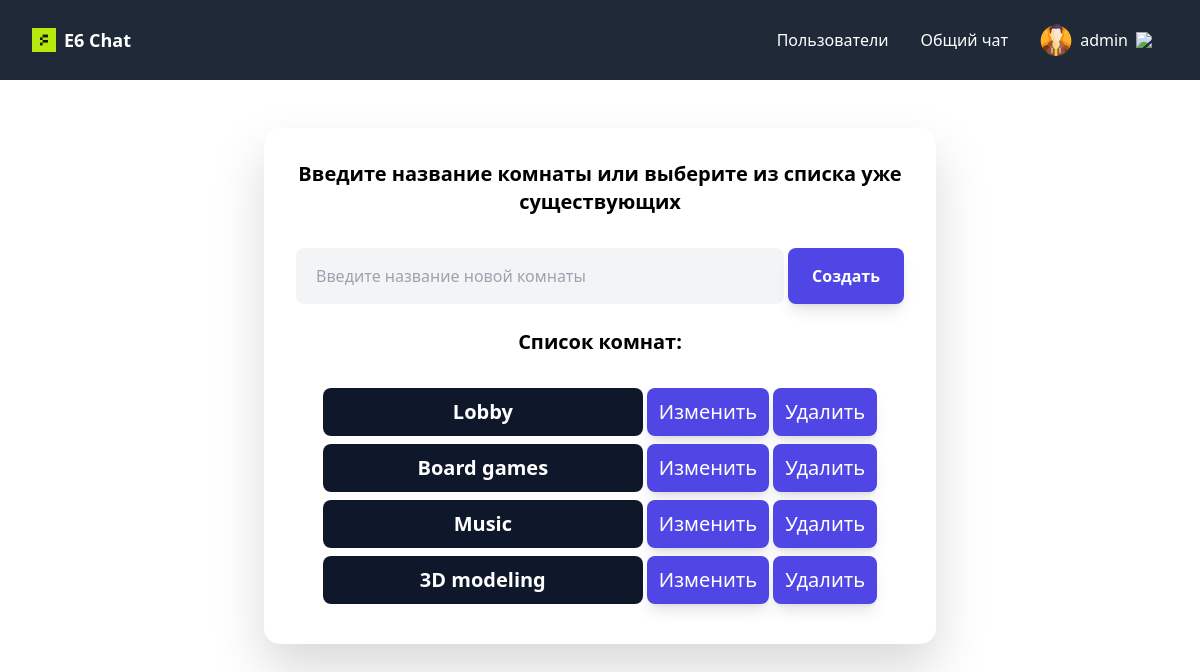
The app's page / (signed in), older data.
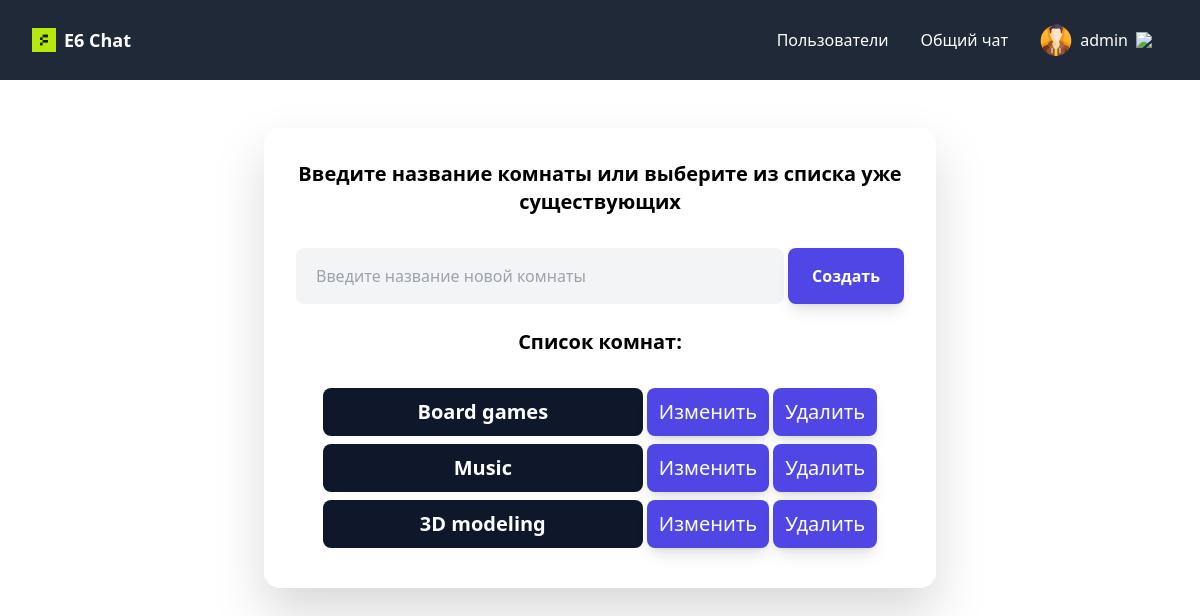
The same page, newer data.
### chat/models.py (models this page shows, shortened)
class Room(models.Model):
    name = models.CharField(max_length=255, unique=True, default=shortuuid.uuid)
    created_at = models.DateField(auto_now_add=True)
    members = models.ManyToManyField(User, related_name='chat_groups', blank=True)
    is_private = models.BooleanField(default=False)

### chat/views.py (the view, shortened to what this page needs)
# urls.py: path('', index_view, name='home'),
def index_view(request):
    if not request.user.is_authenticated:
        return redirect('forbidden')
    rooms_list = Room.objects.all()
    context = {'rooms': rooms_list}
    return render(request, 'home.html', context)

### chat/models.py (called while the page is built)
    @property
    def name(self):
        if self.displayname:
            name = self.displayname
        else:
            name = self.user.username
        return name

    @property
    def avatar(self):
        if self.image:
            return self.image.url
        return static('images/avatar.svg')

### templates/home.html (shortened to what this page needs)
{% extends 'layouts/box.html' %}
{% load static %}
{% block content %}
{% if request.user.is_authenticated %}
    <h2 class="text-center">Введите название комнаты или выберите из списка уже существующих</h2><br>
    <form method="POST" class="flex gap-1">
        <input id="room-name-input" name="room_name" type="text" size="100" placeholder="Введите название новой комнаты">
        <button id="room-name-submit" type="submit">Создать</button>
    </form>
    <br>
    {% if rooms %}
        <h2 class="text-center">Список комнат:</h2><br>
        <ul class="list-group list-group-flush bg-transparent">
            {% for room in rooms %}
                {% if room.is_private == False%}
                    <li class="w-full flex flex-row justify-center gap-1">
                        <h2><a class="bg-slate-900 hover:bg-slate-700 text-white
                         font-semibold h-12 px-6 rounded-lg flex items-center
                          justify-center w-80" href="{% url 'room' room.id %}">{{ room.name }}</a></h2>
                        <h2><a class="bg-indigo-600 hover:bg-indigo-700 text-white font-medium
                        h-12 px-3 rounded-lg flex-initial shadow-lg flex items-center
                        justify-center sm:w-auto" href="{% url 'room-edit' room.id %}">Изменить</a></h2>
                        <h2><a class="bg-indigo-600 hover:bg-indigo-700 text-white font-medium
                        h-12 px-3 rounded-lg flex-initial shadow-lg flex items-center
                        justify-center sm:w-auto" href="{% url 'room-delete' room.id %}">Удалить</a></h2>
                    </li>
                {% endif %}
            {% endfor %}
        </ul>
    {% endif %}
{% else %}
    <meta http-equiv="REFRESH" content="0;url=http://127.0.0.1:8000/accounts/login/">
{% endif %}
{% endblock %}

Row changes from the older to the newer data that the page shows:
removed Room: name "Lobby"
